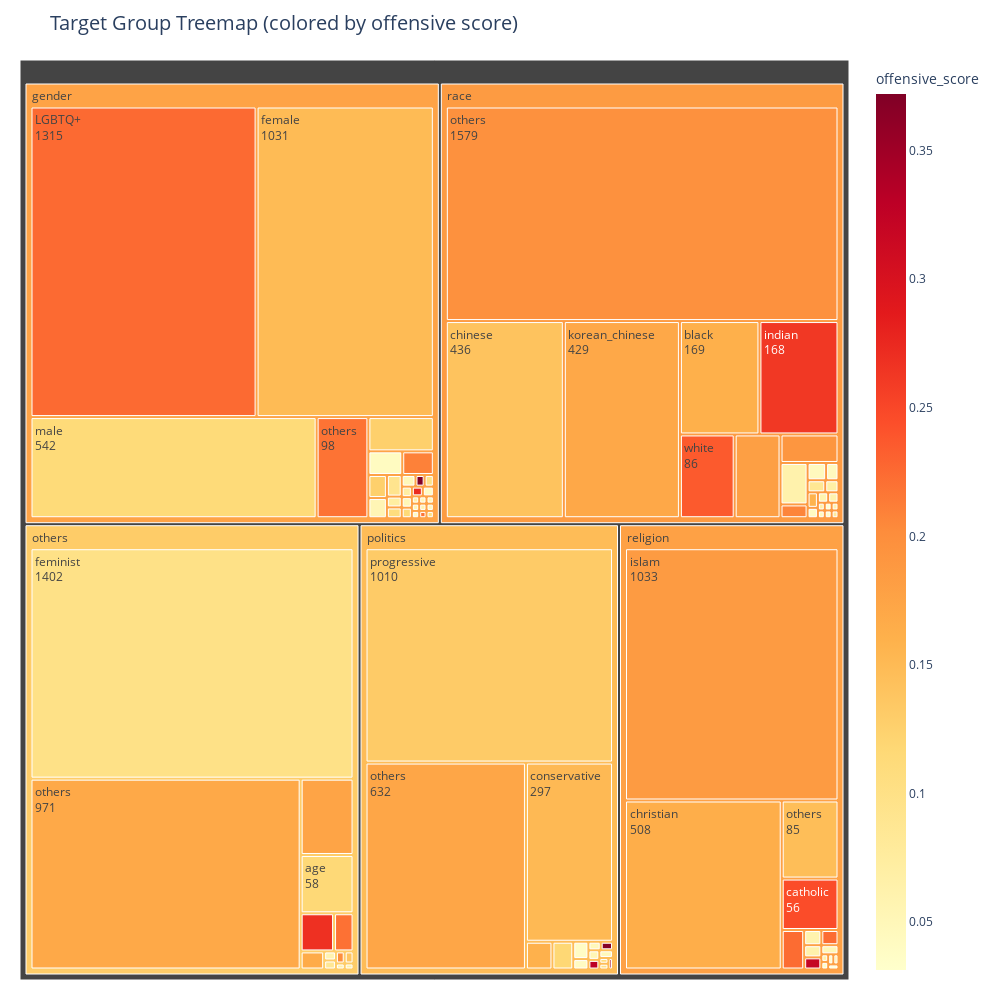

This figure's notebook cell:
### Code cell
from collections import Counter
import pandas as pd
import plotly.express as px
import re
from module.db.db_connection import get_collection

# 1. offensive_score 포함된 문서만 가져오기
collection = get_collection()  # 이미 OFF=True, GRP!=None, offensive_score 존재하는 데이터만 반환

data = []
pattern = re.compile(r"^(gender|race|politics|religion|others)[-_](.+)$", re.IGNORECASE)

for doc in collection.find({}, {"GRP": 1, "offensive_score": 1}):
    tg = doc.get("GRP")
    score = doc.get("offensive_score", 0)
    
    if isinstance(tg, str):
        match = pattern.match(tg)
        if match:
            category = match.group(1)
            subgroup = match.group(2)
        else:
            category = "others"
            subgroup = tg
        
        data.append((category, subgroup, score))

# 2. DataFrame으로 변환
df = pd.DataFrame(data, columns=["category", "subgroup", "offensive_score"])

# 3. 카운트 + 평균 offensive_score 집계
agg_df = df.groupby(["category", "subgroup"]).agg(
    count=("offensive_score", "count"),
    offensive_score=("offensive_score", "mean")  # 평균 점수 사용
).reset_index()

# 4. 트리맵 시각화
fig = px.treemap(
    agg_df,
    path=['category', 'subgroup'],
    values='count',
    color='offensive_score',
    color_continuous_scale='YlOrRd',
    title='Target Group Treemap (colored by offensive score)',
    hover_data=['count', 'offensive_score']
)


fig.update_traces(
    tiling=dict(packing="squarify"),
    textinfo="label+value"
)

fig.update_layout(
    width=1000,
    height=1000,
    margin=dict(t=60, l=20, r=20, b=20),
    uniformtext=dict(minsize=10, mode='hide'),
    title_font_size=20
)

fig.show()

### Figure 1 — Plotly figure (JSON) as saved in the notebook; plotly's stock layout.template omitted (floating-point values rounded to 4 significant figures; data arrays with more than 128 entries replaced by an {"elided": "..."} marker saying what was removed)
{"data": [{"branchvalues": "total", "customdata": {"elided": "101x2 float values"}, "domain": {"x": [0, 1], "y": [0, 1]}, "hovertemplate": "labels=%{label}<br>count=%{customdata[0]}<br>parent=%{parent}<br>id=%{id}<br>offensive_score=%{color}<extra></extra>", "ids": ["gender/LGBTQ+", "gender/female", "gender/female & gender-queer", "gender/female & race-black", "gender/female & race-southeast_asian", "gender/female & religion-christian", "gender/feminist & gender-female", "gender/feminist & gender-male", "gender/feminist & gender-male & gender-female", "gender/feminist & gender-queer", "gender/feminist & politics-conservative", "gender/feminist & politics-progressive", "gender/feminist & race-chinese", "gender/feminist & race-chinese & gender-female", "gender/feminist & race-korean_chinese", "gender/feminist & sexual_orientation-homosexual", "gender/feminist & sexual_orientation-homosexual & gender-queer", "gender/feminist & sexual_orientation-homosexual & religion-islam", "gender/male", "gender/male & gender-female", "gender/male & gender-female & gender-queer", "gender/male & gender-queer", "gender/male & politics-conservative", "gender/male & race-southeast_asian", "gender/male & race-white", "gender/male & religion-christian", "gender/male & religion-islam", "gender/others", "gender/others & sexual_orientation-others", "others/age", "others/age & others-socioeconomic_status", "others/disability", "others/disease", "others/feminist", "others/others", "others/physical_appearance", "others/sexual_orientation-homosexual & gender-female", "others/sexual_orientation-homosexual & gender-male", "others/sexual_orientation-homosexual & gender-queer", "others/sexual_orientation-homosexual & politics-progressive", "others/sexual_orientation-homosexual & religion-islam", "others/socioeconomic_status", "politics/conservative", "politics/others", "politics/others & gender-others", "politics/others & others-age", "politics/others & others-socioeconomic_status", "politics/others & politics-progressive", "politics/others & politics-progressive & politics-conservative", "politics/others & race-others", "politics/progressive", "politics/progressive & gender-female", "politics/progressive & politics-conservative", "politics/progressive & race-chinese", "politics/progressive & race-chinese & race-korean_chinese", "politics/progressive & race-korean_chinese", "politics/progressive & religion-christian", "race/asian", "race/asian & gender-female", "race/asian & gender-male", "race/asian & race-black", "race/asian & religion-islam", "race/black", "race/chinese", "race/chinese & gender-female", "race/chinese & race-korean_chinese", "race/indian", "race/indian & gender-female", "race/indian & gender-male & race-chinese", "race/indian & race-chinese", "race/korean_chinese", "race/others", "race/others & gender-others", "race/others & others-socioeconomic_status", "race/others & religion-islam", "race/southeast_asian", "race/southeast_asian & race-korean_chinese", "race/white", "race/white & gender-female", "race/white & politics-conservative", "race/white & race-black", "religion/buddhism", "religion/catholic", "religion/catholic & religion-christian", "religion/christian", "religion/islam", "religion/islam & gender-female", "religion/islam & politics-progressive", "religion/islam & race-black", "religion/islam & race-chinese", "religion/islam & race-korean_chinese", "religion/islam & religion-christian", "religion/others", "religion/others & race-chinese", "religion/others & race-others", "religion/others & race-others & others-socioeconomic_status", "gender", "others", "politics", "race", "religion"], "labels": ["LGBTQ+", "female", "female & gender-queer", "female & race-black", "female & race-southeast_asian", "female & religion-christian", "feminist & gender-female", "feminist & gender-male", "feminist & gender-male & gender-female", "feminist & gender-queer", "feminist & politics-conservative", "feminist & politics-progressive", "feminist & race-chinese", "feminist & race-chinese & gender-female", "feminist & race-korean_chinese", "feminist & sexual_orientation-homosexual", "feminist & sexual_orientation-homosexual & gender-queer", "feminist & sexual_orientation-homosexual & religion-islam", "male", "male & gender-female", "male & gender-female & gender-queer", "male & gender-queer", "male & politics-conservative", "male & race-southeast_asian", "male & race-white", "male & religion-christian", "male & religion-islam", "others", "others & sexual_orientation-others", "age", "age & others-socioeconomic_status", "disability", "disease", "feminist", "others", "physical_appearance", "sexual_orientation-homosexual & gender-female", "sexual_orientation-homosexual & gender-male", "sexual_orientation-homosexual & gender-queer", "sexual_orientation-homosexual & politics-progressive", "sexual_orientation-homosexual & religion-islam", "socioeconomic_status", "conservative", "others", "others & gender-others", "others & others-age", "others & others-socioeconomic_status", "others & politics-progressive", "others & politics-progressive & politics-conservative", "others & race-others", "progressive", "progressive & gender-female", "progressive & politics-conservative", "progressive & race-chinese", "progressive & race-chinese & race-korean_chinese", "progressive & race-korean_chinese", "progressive & religion-christian", "asian", "asian & gender-female", "asian & gender-male", "asian & race-black", "asian & religion-islam", "black", "chinese", "chinese & gender-female", "chinese & race-korean_chinese", "indian", "indian & gender-female", "indian & gender-male & race-chinese", "indian & race-chinese", "korean_chinese", "others", "others & gender-others", "others & others-socioeconomic_status", "others & religion-islam", "southeast_asian", "southeast_asian & race-korean_chinese", "white", "white & gender-female", "white & politics-conservative", "white & race-black", "buddhism", "catholic", "catholic & religion-christian", "christian", "islam", "islam & gender-female", "islam & politics-progressive", "islam & race-black", "islam & race-chinese", "islam & race-korean_chinese", "islam & religion-christian", "others", "others & race-chinese", "others & race-others", "others & race-others & others-socioeconomic_status", "gender", "others", "politics", "race", "religion"], "marker": {"coloraxis": "coloraxis", "colors": [0.225, 0.1497, 0.0645, 0.372, 0.09237, 0.0968, 0.1268, 0.04193, 0.07253, 0.1088, 0.0531, 0.05397, 0.07095, 0.0397, 0.05135, 0.0489, 0.0493, 0.0511, 0.1131, 0.2097, 0.0604, 0.2181, 0.1147, 0.0492, 0.2732, 0.1039, 0.03705, 0.2196, 0.1263, 0.1155, 0.05855, 0.2689, 0.1675, 0.0991, 0.1699, 0.08625, 0.0663, 0.199, 0.2208, 0.1391, 0.0664, 0.1753, 0.151, 0.1728, 0.1082, 0.0473, 0.3694, 0.0528, 0.0991, 0.1176, 0.132, 0.03778, 0.1597, 0.3296, 0.04815, 0.04, 0.3506, 0.1918, 0.04457, 0.04483, 0.0664, 0.0448, 0.1612, 0.1405, 0.0686, 0.06198, 0.2623, 0.1577, 0.0313, 0.059, 0.171, 0.1966, 0.0379, 0.207, 0.0409, 0.1809, 0.0581, 0.2363, 0.087, 0.0773, 0.0616, 0.2243, 0.246, 0.0665, 0.1635, 0.1859, 0.06255, 0.05117, 0.0362, 0.06082, 0.0439, 0.2233, 0.1465, 0.068, 0.3203, 0.0384, 0.176, 0.1311, 0.1478, 0.185, 0.1788]}, "name": "", "parents": ["gender", "gender", "gender", "gender", "gender", "gender", "gender", "gender", "gender", "gender", "gender", "gender", "gender", "gender", "gender", "gender", "gender", "gender", "gender", "gender", "gender", "gender", "gender", "gender", "gender", "gender", "gender", "gender", "gender", "others", "others", "others", "others", "others", "others", "others", "others", "others", "others", "others", "others", "others", "politics", "politics", "politics", "politics", "politics", "politics", "politics", "politics", "politics", "politics", "politics", "politics", "politics", "politics", "politics", "race", "race", "race", "race", "race", "race", "race", "race", "race", "race", "race", "race", "race", "race", "race", "race", "race", "race", "race", "race", "race", "race", "race", "race", "religion", "religion", "religion", "religion", "religion", "religion", "religion", "religion", "religion", "religion", "religion", "religion", "religion", "religion", "religion", "", "", "", "", ""], "textinfo": "label+value", "tiling": {"packing": "squarify"}, "type": "treemap", "values": [1315.0, 1031.0, 1.0, 2.0, 6.0, 2.0, 42.0, 15.0, 3.0, 3.0, 1.0, 7.0, 2.0, 1.0, 2.0, 3.0, 1.0, 1.0, 542.0, 14.0, 1.0, 1.0, 2.0, 1.0, 2.0, 1.0, 2.0, 98.0, 8.0, 58.0, 2.0, 24.0, 8.0, 1402.0, 971.0, 2.0, 1.0, 2.0, 14.0, 2.0, 1.0, 76.0, 297.0, 632.0, 1.0, 2.0, 2.0, 2.0, 1.0, 11.0, 1010.0, 5.0, 14.0, 2.0, 2.0, 3.0, 1.0, 31.0, 6.0, 4.0, 1.0, 1.0, 169.0, 436.0, 3.0, 21.0, 168.0, 3.0, 1.0, 1.0, 429.0, 1579.0, 1.0, 7.0, 2.0, 72.0, 2.0, 86.0, 4.0, 1.0, 2.0, 17.0, 56.0, 1.0, 508.0, 1033.0, 4.0, 3.0, 1.0, 5.0, 1.0, 5.0, 85.0, 1.0, 4.0, 1.0, 3110.0, 2563.0, 1985.0, 3030.0, 1725.0]}], "layout": {"coloraxis": {"colorbar": {"title": {"text": "offensive_score"}}, "colorscale": [[0, "rgb(255,255,204)"], [0.125, "rgb(255,237,160)"], [0.25, "rgb(254,217,118)"], [0.375, "rgb(254,178,76)"], [0.5, "rgb(253,141,60)"], [0.625, "rgb(252,78,42)"], [0.75, "rgb(227,26,28)"], [0.875, "rgb(189,0,38)"], [1, "rgb(128,0,38)"]]}, "height": 1000, "legend": {"tracegroupgap": 0}, "margin": {"b": 20, "l": 20, "r": 20, "t": 60}, "title": {"font": {"size": 20}, "text": "Target Group Treemap (colored by offensive score)"}, "uniformtext": {"minsize": 10, "mode": "hide"}, "width": 1000}}
